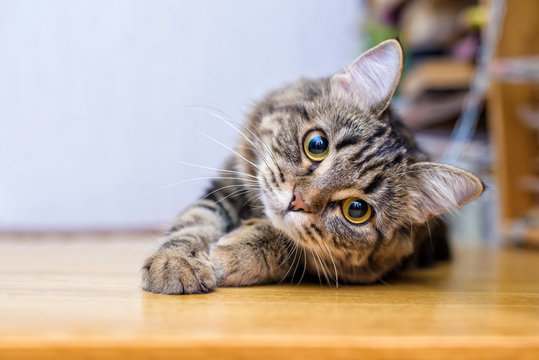
#> input picture cat.jpg, 539 x 360 px
$ python resize.py
#> lines starting #> are read from the running program, lines starting #| are printed output that depends on the picture
import cv2
import matplotlib.pyplot as plt

image = cv2.imread(r"cat.jpg", 1)
#> image is the input picture: shape (360, 539, 3); mean B, G, R 153.9, 166.9, 183.6
# Loading the image

half = cv2.resize(image, (0, 0), fx = 0.1, fy = 0.1)
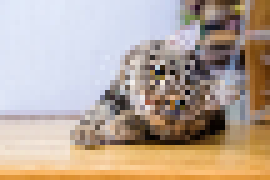
#> half: shape (36, 54, 3) (shown 5 times larger); mean B, G, R 154.2, 167.3, 184
bigger = cv2.resize(image, (1050, 1610))
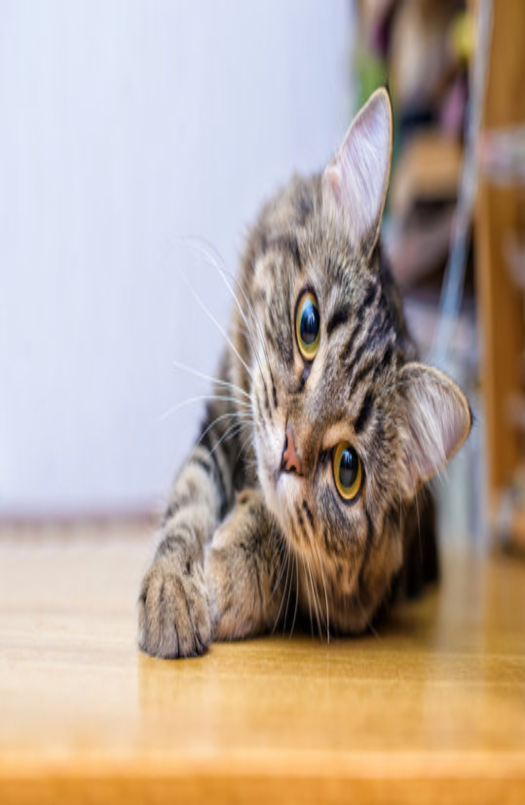
#> bigger: shape (1610, 1050, 3) (shown at 1/2 size); mean B, G, R 153.8, 166.8, 183.5

stretch_near = cv2.resize(image, (780, 540),
               interpolation = cv2.INTER_LINEAR)


Titles =["Original", "Half", "Bigger", "Interpolation Nearest"]
images =[image, half, bigger, stretch_near]
count = 4

for i in range(count):
    plt.subplot(2, 2, i + 1)
    plt.title(Titles[i])
    plt.imshow(images[i])

plt.show()
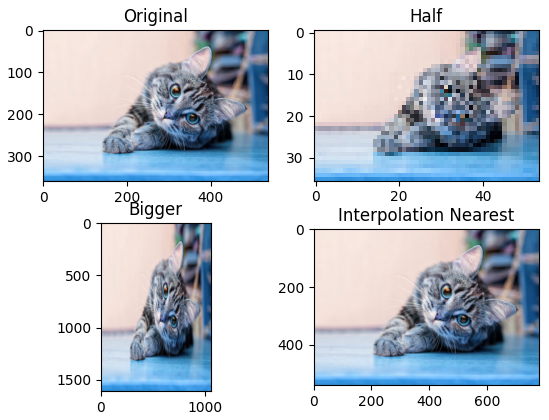
#> figure drawn by matplotlib, 4 panels; B, G, R data is drawn as R, G, B

$ run again, with tree.jpg copied over cat.jpg
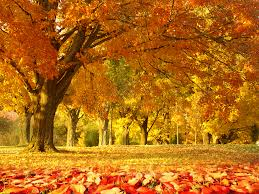
#> input picture tree.jpg, 259 x 194 px
#> image is the input picture: shape (194, 259, 3); mean B, G, R 22.3, 105.5, 178.1
#> `stretch_near = cv2.resize(image, (780, 540), interpolation = cv2.INTER..`:
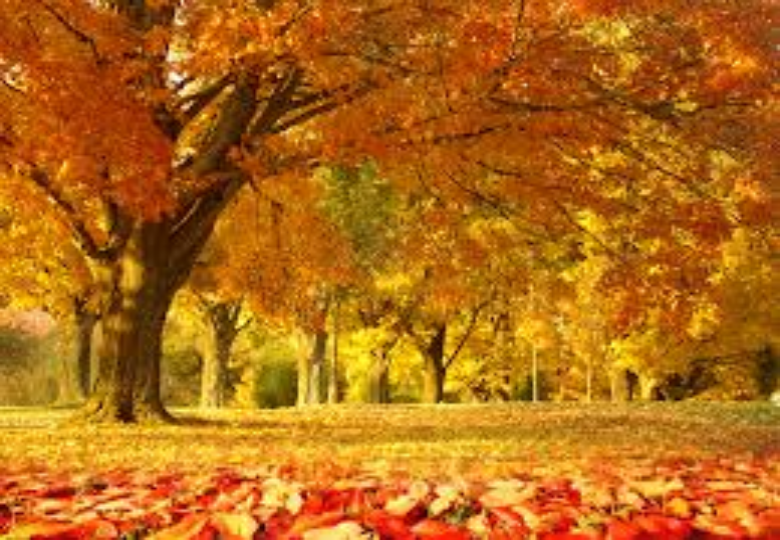
#> stretch_near: shape (540, 780, 3); mean B, G, R 22.2, 105.4, 177.9
#> `plt.show()`:
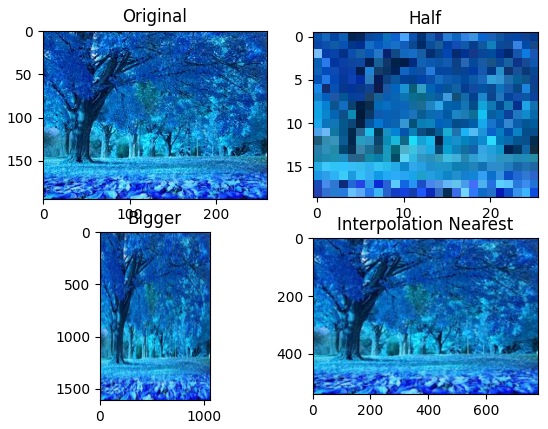
#> figure drawn by matplotlib, 4 panels; B, G, R data is drawn as R, G, B
